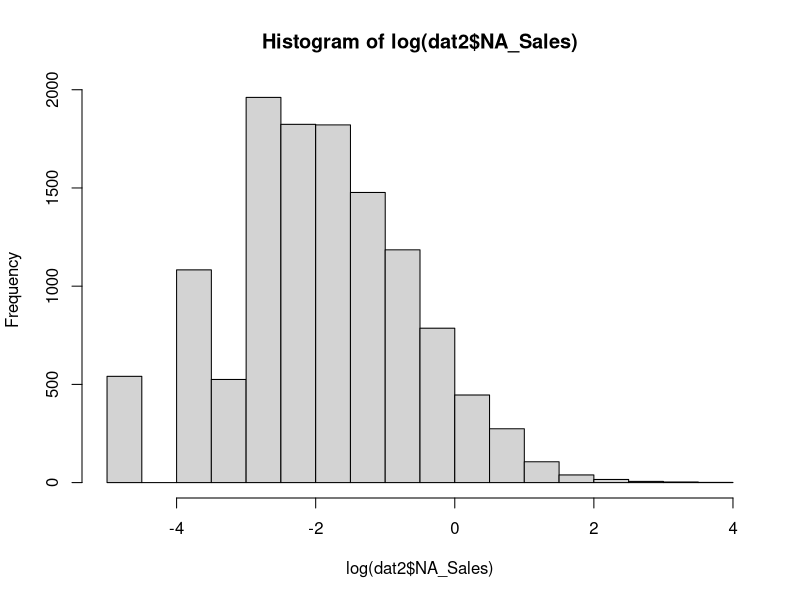
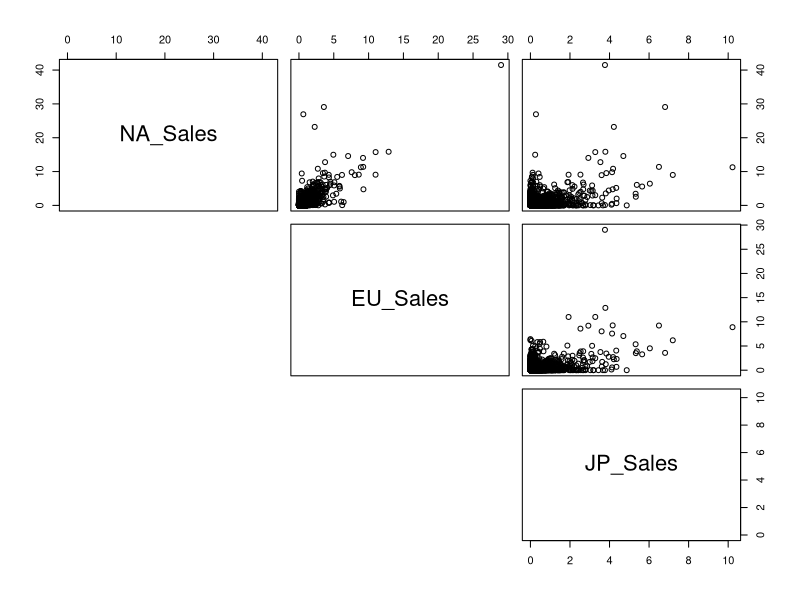
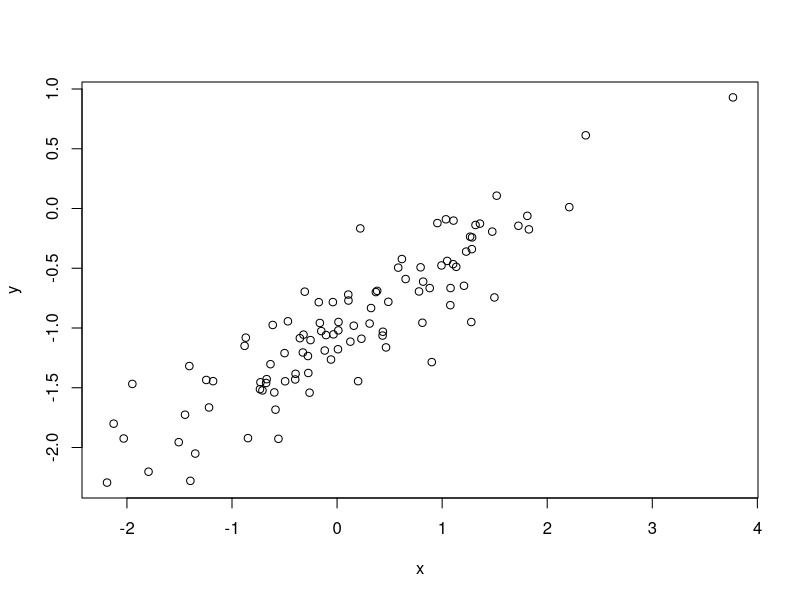
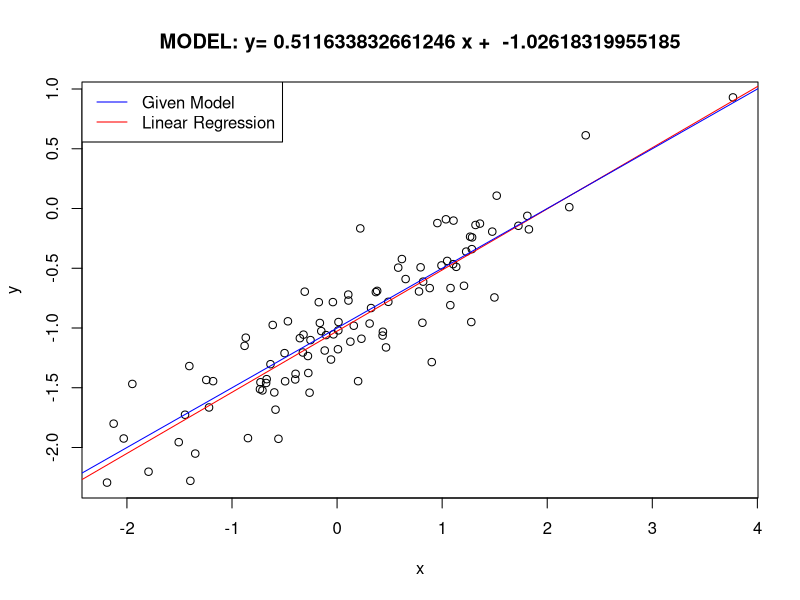
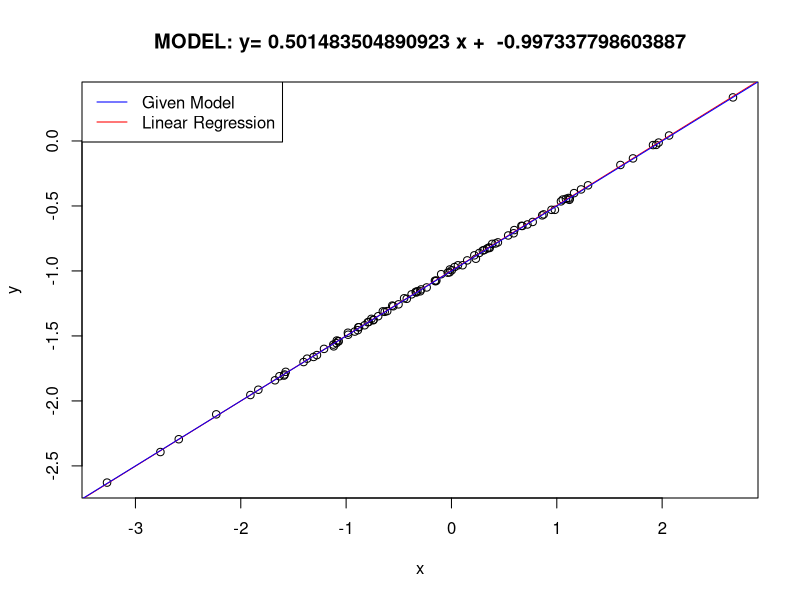
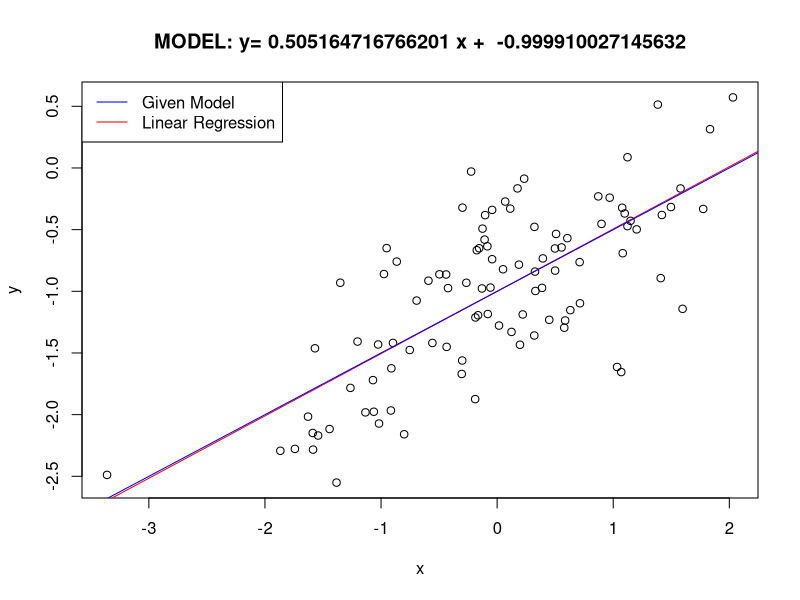

The R source for these figures, in order:
## ---- chunk 1
knitr::opts_chunk$set(echo = TRUE)
## ---- chunk 2
dat1 = matrix(c(4,1,7,8,5,8,4,8,5,8,9,6), nrow=6, ncol=2)

dist(dat1)
## ---- chunk 3
library(readr)
dat2 = read_csv("vgsales.csv")
## ---- chunk 4
hist(log(dat2$NA_Sales))
## ---- chunk 5
pairs(dat2[,5:7], lower.panel = NULL)
## ---- chunk 6
dat3 = read_csv("BP.csv")
dat3$sex = as.factor(dat3$sex)
dat3$race = as.factor(dat3$race)
dat3$hyp = as.factor(dat3$hyp)
## ---- chunk 7
fit1 = lm(bp ~ age + height + weight + race, data=dat3)
## ---- chunk 8
newdat1 = data.frame('age'=20, 'race'='4', 'height'=70, 'weight'=160)
pred1 = predict(fit1, newdata = newdat1)
## ---- chunk 9
fit2 = lm(bp ~ age * weight + height + race, data=dat3)
## ---- chunk 10
fit3 = lm(log(bp) ~ height + sex + mental_arith, data=dat3)
## ---- chunk 11
set.seed(20500950)
## ---- chunk 12
x = rnorm(100,0,1)
## ---- chunk 13
eps = rnorm(100,0,0.25)
## ---- chunk 14
y = -1+0.5*x+eps
## ---- chunk 15
plot(x,y)
## ---- chunk 16
fit5 = lm(y ~ x)
## ---- chunk 17
plot(x, y, main=paste('MODEL: y=',summary(fit5)$coefficients['x','Estimate'],'x + ',summary(fit5)$coefficients['(Intercept)','Estimate']))
abline(
  a = summary(fit5)$coefficients['(Intercept)', 'Estimate'],
  b = summary(fit5)$coefficients['x', 'Estimate'],
  col = 'red')
abline(-1, 0.5, col='blue')
legend('topleft', legend = c('Given Model', 'Linear Regression'), col = c('blue', 'red'), lty = 1)
## ---- chunk 18
fit5.2 = lm(y ~ poly(x, degree=2, raw=TRUE))
## ---- chunk 19
x = rnorm(100,0,1)
eps = rnorm(100,0,0.01)

y = -1+0.5*x+eps

fit5.3 = lm(y ~ x)

plot(x, y, main=paste('MODEL: y=',summary(fit5.3)$coefficients['x','Estimate'],'x + ',summary(fit5.3)$coefficients['(Intercept)','Estimate']))
abline(
  a = summary(fit5.3)$coefficients['(Intercept)', 'Estimate'],
  b = summary(fit5.3)$coefficients['x', 'Estimate'],
  col = 'red')
abline(-1, 0.5, col='blue')
legend('topleft', legend = c('Given Model', 'Linear Regression'), col = c('blue', 'red'), lty = 1)
## ---- chunk 20
x = rnorm(100,0,1)
eps = rnorm(100,0,0.5)

y = -1+0.5*x+eps

fit5.4 = lm(y ~ x)

plot(x, y, main=paste('MODEL: y=',summary(fit5.4)$coefficients['x','Estimate'],'x + ',summary(fit5.4)$coefficients['(Intercept)','Estimate']))
abline(
  a = summary(fit5.4)$coefficients['(Intercept)', 'Estimate'],
  b = summary(fit5.4)$coefficients['x', 'Estimate'],
  col = 'red')
abline(-1, 0.5, col='blue')
legend('topleft', legend = c('Given Model', 'Linear Regression'), col = c('blue', 'red'), lty = 1)
## ---- chunk 21
a.b0 = confint(fit5,'x',level=0.95)
a.b1 = confint(fit5, '(Intercept)',level=0.95)
h.b0 = confint(fit5.3,'x',level=0.95)
h.b1 = confint(fit5.3, '(Intercept)',level=0.95)
i.b0 = confint(fit5.4,'x',level=0.95)
i.b1 = confint(fit5.4, '(Intercept)',level=0.95)
